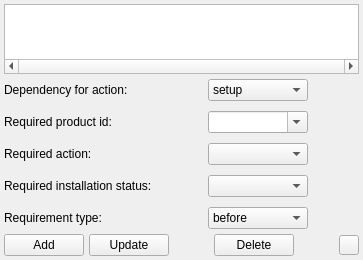
      <widget class="QWidget" name="tab_2">
       <attribute name="title">
        <string>Dependencies</string>
       </attribute>
       <layout class="QVBoxLayout" name="verticalLayout_2">
        <property name="spacing">
         <number>5</number>
        </property>
        <property name="leftMargin">
         <number>4</number>
        </property>
        <property name="topMargin">
         <number>4</number>
        </property>
        <property name="rightMargin">
         <number>4</number>
        </property>
        <property name="bottomMargin">
         <number>4</number>
        </property>
        <item>
         <widget class="QTableView" name="tblDependencies">
          <property name="horizontalScrollBarPolicy">
           <enum>Qt::ScrollBarAlwaysOn</enum>
          </property>
          <property name="sizeAdjustPolicy">
           <enum>QAbstractScrollArea::AdjustToContents</enum>
          </property>
          <property name="alternatingRowColors">
           <bool>true</bool>
          </property>
          <property name="selectionMode">
           <enum>QAbstractItemView::SingleSelection</enum>
          </property>
          <property name="selectionBehavior">
           <enum>QAbstractItemView::SelectRows</enum>
          </property>
          <property name="verticalScrollMode">
           <enum>QAbstractItemView::ScrollPerItem</enum>
          </property>
          <property name="horizontalScrollMode">
           <enum>QAbstractItemView::ScrollPerPixel</enum>
          </property>
          <property name="sortingEnabled">
           <bool>true</bool>
          </property>
          <property name="wordWrap">
           <bool>false</bool>
          </property>
          <property name="cornerButtonEnabled">
           <bool>false</bool>
          </property>
          <attribute name="horizontalHeaderStretchLastSection">
           <bool>true</bool>
          </attribute>
         </widget>
        </item>
        <item>
         <layout class="QGridLayout" name="gridLayout">
          <property name="horizontalSpacing">
           <number>4</number>
          </property>
          <property name="verticalSpacing">
           <number>10</number>
          </property>
          <item row="0" column="0">
           <widget class="QLabel" name="label_10">
            <property name="minimumSize">
             <size>
              <width>200</width>
              <height>0</height>
             </size>
            </property>
            <property name="text">
             <string>Dependency for action:</string>
            </property>
           </widget>
          </item>
          <item row="0" column="1">
           <widget class="QComboBox" name="cmbDepAction">
            <property name="minimumSize">
             <size>
              <width>100</width>
              <height>0</height>
             </size>
            </property>
            <property name="currentText">
             <string notr="true">setup</string>
            </property>
            <item>
             <property name="text">
              <string>setup</string>
             </property>
            </item>
            <item>
             <property name="text">
              <string>update</string>
             </property>
            </item>
           </widget>
          </item>
          <item row="1" column="0">
           <widget class="QLabel" name="label_11">
            <property name="minimumSize">
             <size>
              <width>200</width>
              <height>0</height>
             </size>
            </property>
            <property name="text">
             <string>Required product id:</string>
            </property>
           </widget>
          </item>
          <item row="1" column="1">
           <widget class="QComboBox" name="cmbDepProdID">
            <property name="minimumSize">
             <size>
              <width>100</width>
              <height>0</height>
             </size>
            </property>
            <property name="editable">
             <bool>true</bool>
            </property>
           </widget>
          </item>
          <item row="2" column="0">
           <widget class="QLabel" name="label_12">
            <property name="minimumSize">
             <size>
              <width>200</width>
              <height>0</height>
             </size>
            </property>
            <property name="text">
             <string>Required action:</string>
            </property>
           </widget>
          </item>
          <item row="2" column="1">
           <widget class="QComboBox" name="cmbDepReqAction">
            <property name="minimumSize">
             <size>
              <width>100</width>
              <height>0</height>
             </size>
            </property>
            <property name="currentText">
             <string notr="true"/>
            </property>
            <item>
             <property name="text">
              <string/>
             </property>
            </item>
            <item>
             <property name="text">
              <string>setup</string>
             </property>
            </item>
            <item>
             <property name="text">
              <string>update</string>
             </property>
            </item>
            <item>
             <property name="text">
              <string>custom</string>
             </property>
            </item>
           </widget>
          </item>
          <item row="3" column="0">
           <widget class="QLabel" name="label_13">
            <property name="minimumSize">
             <size>
              <width>200</width>
              <height>0</height>
             </size>
            </property>
            <property name="text">
             <string>Required installation status:</string>
            </property>
           </widget>
          </item>
          <item row="3" column="1">
           <widget class="QComboBox" name="cmbDepInstState">
            <property name="minimumSize">
             <size>
              <width>100</width>
              <height>0</height>
             </size>
            </property>
            <property name="currentText">
             <string notr="true"/>
            </property>
            <item>
             <property name="text">
              <string/>
             </property>
            </item>
            <item>
             <property name="text">
              <string>installed</string>
             </property>
            </item>
           </widget>
          </item>
          <item row="4" column="0">
           <widget class="QLabel" name="label_14">
            <property name="minimumSize">
             <size>
              <width>200</width>
              <height>0</height>
             </size>
            </property>
            <property name="text">
             <string>Requirement type:</string>
            </property>
           </widget>
          </item>
          <item row="4" column="1">
           <widget class="QComboBox" name="cmbDepRequirement">
            <property name="minimumSize">
             <size>
              <width>100</width>
              <height>0</height>
             </size>
            </property>
            <property name="currentText">
             <string notr="true">before</string>
            </property>
            <item>
             <property name="text">
              <string>before</string>
             </property>
            </item>
            <item>
             <property name="text">
              <string>after</string>
             </property>
            </item>
           </widget>
          </item>
          <item row="0" column="2">
           <spacer name="horizontalSpacer_7">
            <property name="orientation">
             <enum>Qt::Horizontal</enum>
            </property>
            <property name="sizeHint" stdset="0">
             <size>
              <width>40</width>
              <height>20</height>
             </size>
            </property>
           </spacer>
          </item>
         </layout>
        </item>
        <item>
         <layout class="QHBoxLayout" name="horizontalLayout_9">
          <item>
           <widget class="QPushButton" name="btnDepAdd">
            <property name="text">
             <string>Add</string>
            </property>
            <property name="icon">
             <iconset>
              <disabledon>:/images/smallIcons_931.ico</disabledon>
             </iconset>
            </property>
           </widget>
          </item>
          <item>
           <widget class="QPushButton" name="btnDepModify">
            <property name="text">
             <string>Update</string>
            </property>
            <property name="icon">
             <iconset>
              <disabledon>:/images/smallIcons_928.ico</disabledon>
             </iconset>
            </property>
           </widget>
          </item>
          <item>
           <spacer name="horizontalSpacer_4">
            <property name="orientation">
             <enum>Qt::Horizontal</enum>
            </property>
            <property name="sizeHint" stdset="0">
             <size>
              <width>40</width>
              <height>20</height>
             </size>
            </property>
           </spacer>
          </item>
          <item>
           <widget class="QPushButton" name="btnDepDelete">
            <property name="text">
             <string>Delete</string>
            </property>
            <property name="icon">
             <iconset>
              <disabledon>:/images/smallIcons_930.ico</disabledon>
             </iconset>
            </property>
           </widget>
          </item>
          <item>
           <spacer name="horizontalSpacer_3">
            <property name="orientation">
             <enum>Qt::Horizontal</enum>
            </property>
            <property name="sizeHint" stdset="0">
             <size>
              <width>40</width>
              <height>20</height>
             </size>
            </property>
           </spacer>
          </item>
          <item>
           <widget class="QPushButton" name="btnHelpDependencies">
            <property name="maximumSize">
             <size>
              <width>20</width>
              <height>20</height>
             </size>
            </property>
            <property name="text">
             <string/>
            </property>
            <property name="icon">
             <iconset>
              <disabledon>:/images/smallIcons_1461.ico</disabledon>
             </iconset>
            </property>
           </widget>
          </item>
         </layout>
        </item>
       </layout>
      </widget>
